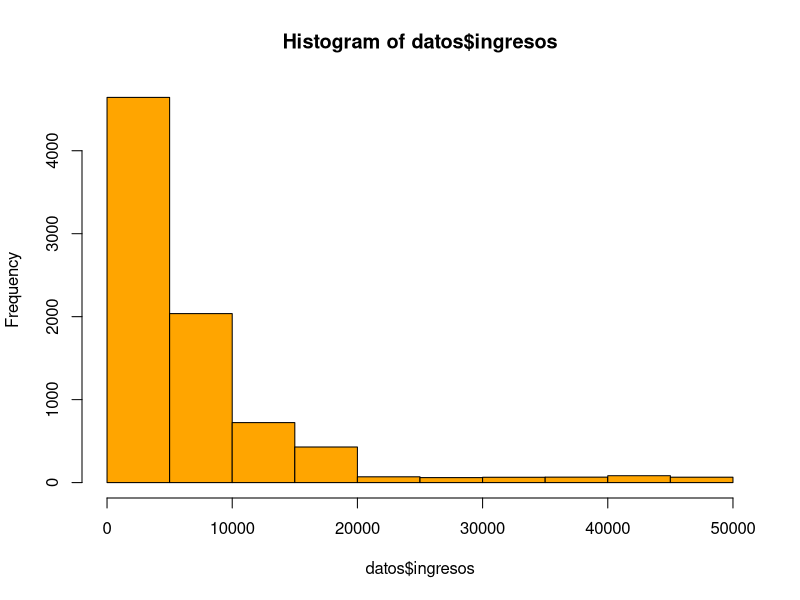
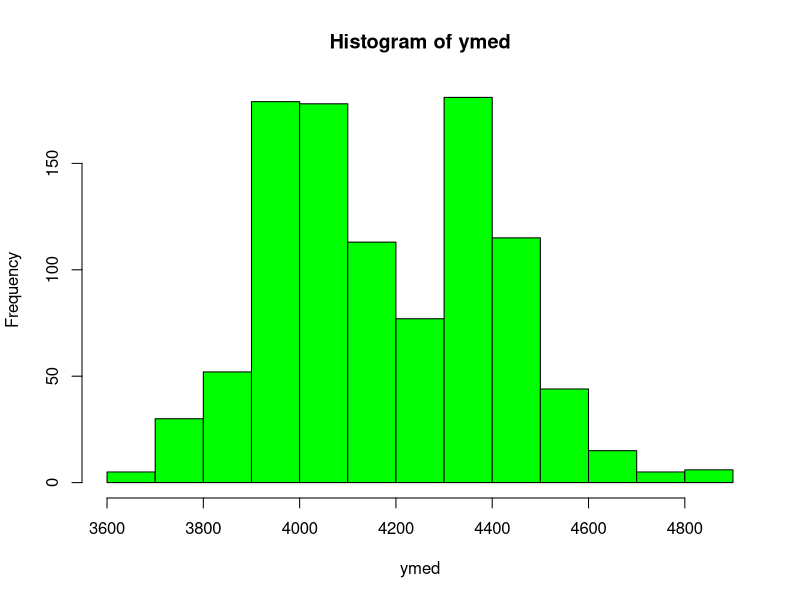

Source code (R) for these figures, in order:
#**************************************************************************************#
#**************************************************************************************#
#
#                       Taller de Análisis de Encuestas con R                        
#                        Sociedad Ecuatoriana de Estadística
#
#     Fecha de elaboración:   05/10/2020
#     Última actualización:   14/05/2021
#     Actualizado por:        Andrés Peña M.               
#     Contacto:               Andrés Peña M. (a.pena@rusersgroup.com)
#     Organización:           R Users Group - Ecuador
#                             
#
#**************************************************************************************#
#**************************************************************************************#

# Muestreo Aleatorio Simple

# Ejemplo de educacion:
# Este programa selecciona una muestra pequeña (m.a.s.) estima la 
# varianza para calcular tamaño de muestra selecciona por m.a.s. 
# una muestra y estima (puntual y por intervalos) el promedio de 
# calificaciones, el total de ingresos y la proporcion de alumnos 
# que trabajan.

setwd("") #carpeta de trabajo

datos <- read.csv("educacion.txt") #lectura de datos
names(datos)


"Forma de seleccionar una muestra por MAS"
N <- length(datos$folio)
np <- 50
ind1 <- sample(1:N,np)  # selecciona una m.a.s. de tamaño np
                        # de los números entre 1 y N
sort(ind1)  # solo para ver cuales son los registros en muestra
muestrap <- datos[ind1,]  # selecciono los números de registros
                          # que están en ind1 de datos


#--------------------------------------------------------------
"Tamaños de muestra"

"Para calificaciones"
s2.calif <- var(muestrap$calif)

# tamaño de muestra para estimar el promedio
# de calificaciones con una precision de +-2
n1 <- s2.calif*1.96^2/2^2
nn1 <- n1/(1+n1/N)
# proporcion que representa la muestra
# de la poblacion
nn1/N

"Para ingresos"
s2.ing <- var(muestrap$ingresos)
# tamaño de muestra para estimar el total
# de ingresos con una precision de +-5,000,000
n2 <- s2.ing*1.96^2*N^2/5000000^2
nn2 <- n2/(1+n2/N)
# proporcion que representa la muestra
# de la poblacion
nn2/N

"Para proporción de estudiantes que trabajan"
# tamaño de muestra para estimar la proporcion
# de estudiantes que trabajan con una
# precision de +-0.03
ppiloto <- mean(muestrap$trabaja)
n3 <- 1.96^2 *ppiloto*(1-ppiloto)/0.03^2
nn3 <- n3/(1+n3/N)
# proporcion que representa la muestra
# de la poblacion
nn3/N


#--------------------------------------------------------------
"Tamaños de muestra con diferentes precisiones para la proporción"

# tambien puedo calcular una tabla
# de tamaños de muestra con diferentes
# precisiones y una confianza fija
# o precision fija y diferentes confianzas
# para ayudar a seleccionar el tamaño de muestra
# por ejemplo para estimar una P
# confianza del 95%
# diferentes precisiones
delta <- seq(.01,.2,.01) # precisiones
n.prop <- 1.96^2 *ppiloto*(1-ppiloto)/delta^2
nn.prop <- n.prop/(1+n.prop/N)  # ajustado por N
tabla <- cbind(delta,ceiling(n.prop),ceiling(nn.prop))
tabla

# O dado el tamaño de muestra y la confianza
# cual es la precision que se alcanza
tam.muestra <- seq(600,2000,50)
tam.prec <- sqrt(1.96^2*ppiloto*(1-ppiloto)/tam.muestra)
tam.tabla <- cbind(tam.muestra,tam.prec)
tam.tabla


"Tamaño de muestra final"
nn1; nn2; nn3
# tomemos un tamaño de muestra n=max(nn1, nn2, nn3)
# seleccionamos una m.a.s.
n <- ceiling(max(c(nn1, nn2, nn3)))
ind <- sample(1:N,n)
muestra <- datos[ind,]
table(muestra$cve_ent)  #muestra en todos los estados?


"Estimación"
# estimamos el promedio de calificaciones
calif.prom <- mean(muestra$calif)
s2 <- var(muestra$calif)
var.calif.prom <- (1-n/N)*s2/n
ee.calif.prom <- sqrt(var.calif.prom)
prec <- 1.96*ee.calif.prom
li_calif.prom <- calif.prom-prec
ls_calif.prom <- calif.prom+prec
calif.prom;li_calif.prom;ls_calif.prom
prec
#el valor real
mean(datos$calif)

# estimamos el total de ingresos
ing.prom <- mean(muestra$ingresos)
ing.tot <- N*ing.prom
var.ing.tot <- N^2*(1-n/N)*s2.ing/n
ee.ing.tot <- sqrt(var.ing.tot)
prec <- 1.96*ee.ing.tot
li_ing.tot <- ing.tot- prec
ls_ing.tot <- ing.tot+ prec
ing.tot;li_ing.tot;ls_ing.tot
prec
# el valor real
sum(datos$ingresos)

# estimamos la proporcion de alumnos que trabajan
p.est <- mean(muestra$trabaja)
var.p.est <- (1-n/N)*p.est*(1-p.est)/(n-1)
ee.pest <- sqrt(var.p.est)
prec <- 1.96*ee.pest 
li_p.est <- p.est - prec
ls_p.est <- p.est + prec
p.est;li_p.est;ls_p.est
prec
# el valor real
mean(datos$trabaja)



################################################################
# calculo el intervalo de la mediana de ingresos
# por Bootstrap
hist(datos$ingresos, col="orange")
median(datos$ingresos)
mean(datos$ingresos)
M <- 1000 # numero de muestras bootstrap
ymed <- numeric(M)
for (i in 1:M)
{
  sid <- sample(1:n,n,replace=T)
  s <- muestra[sid,]
  ymed[i] <- median(s$ingresos)
}

# histograma de las 1000 medianas
hist(ymed, col = "green")
#Intervalo del 95% de confianza
quantile(ymed,probs=c(0.025,0.975))
# valor real
median(datos$ingresos)